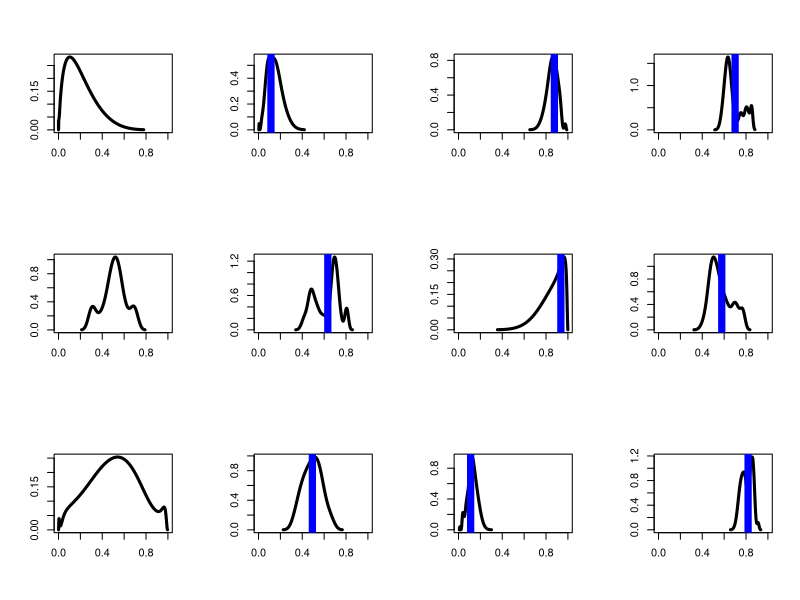

The R source for this figure: (Note: this script raises an error after producing the figure.)
wd <- "~/morphs-analysis/"
setwd(wd)

library(stats)

#for speaker1 discretization:
grid.steps = 64
grid = seq(0,1,length.out=grid.steps)
cache.index = function(v) {
  return(1+round(v*(grid.steps-1)))
}

#example items from experiment, 15 each distribution
down.examples <- c(0.04583, 0.003231, 0.07391, 0.01884, 0.00003024, 0.04158,
                   0.09081, 0.06746, 0.01949, 0.1007, 0.1633, 0.1441, 0.1655,
                   0.2697, 0.2161)
mid.examples <- c(0.31404, 0.30456, 0.39520, 0.56064, 0.49728, 0.53187, 0.55993,
                  0.47519, 0.54332, 0.48362, 0.51678, 0.44763, 0.68272, 0.61375,
                  0.69832)
unif.examples <- c(0.9730805, 0.0589135, 0.1332413, 0.5568001, 0.6201130, 0.4243146,
                   0.4176713, 0.2215742, 0.6778150, 0.6834636, 0.8716204, 0.5641932,
                   0.3503760, 0.9606276, 0.0048311)
examples <- list(down.examples, mid.examples, unif.examples)
names(examples) <- c("down", "mid", "unif")
possible.utterances = c('no-utt', 'pos', 'very pos') #probably OK since Ss see all of
#these in same page
utterance.lengths = c(0,1,3)
utterance.polarities = c(0,+1,+1)

#using r function density to find kernal density, so it's not actually continuous
kernel.granularity <- grid.steps #2^12 #how many points are calculated for the kernel density estimate
est.kernel <- function(dist, bw, adjust) {
  return(density(examples[[dist]], from=0, to=1, n=kernel.granularity,
                 kernel="gaussian", bw=bw, adjust=adjust))
}

#norms the kernel density
#takes in all the points where kernel density is estimated
make.pdf.cache <- function(kernel.est) {
  k = kernel.est$y + 0.0001
  area <- sum(k) 
  normed.dens <- k/area
  return(normed.dens)
}

#creates fn that approximates percentage of area before x
#takes in all the points where kernel density is estimated
make.cdf.cache <- function(kernel.est) {
  cumulants <- cumsum(make.pdf.cache(kernel.est))
  return(cumulants)
}


##caching. (R has strange purity on global assignments, so must use <<- to set cache)
L0.cache <- array(NA,dim = c(grid.steps,grid.steps,grid.steps,length(possible.utterances)))
S1.cache <- array(NA,dim = c(grid.steps,grid.steps,grid.steps,length(possible.utterances)))
cache.misses=0 #to track whether caching is working right.

clear.cache = function(){
  print(paste("L0 cache NAs:", length(is.na(L0.cache))))
  cache.misses<<-0
  L0.cache <<- array(NA,dim = c(grid.steps,grid.steps,grid.steps,length(possible.utterances)))
  S1.cache <<- array(NA,dim = c(grid.steps,grid.steps,grid.steps,length(possible.utterances)))
}


listener0 = function(utterance.idx, thetas.idx, degree.idx, pdf, cdf, thetaGtr) {
  
  if(is.na(L0.cache[degree.idx,thetas.idx[1],thetas.idx[2],utterance.idx])) {
    cache.misses <<- cache.misses + 1
    theta.order = !(thetaGtr & (grid[thetas.idx[1]]>=grid[thetas.idx[2]]))
    if (utterance.idx == 1) { #assume the null utterance
      L0.cache[degree.idx,thetas.idx[1],thetas.idx[2],utterance.idx] <<- theta.order* pdf[degree.idx]
    }  else if(utterance.polarities[utterance.idx] == +1) {
      theta.idx = thetas.idx[utterance.idx-1]
      utt.true = grid[degree.idx] >= grid[theta.idx]  
      true.norm = if(theta.idx==1){1} else {1-cdf[theta.idx-1]}
      L0.cache[degree.idx,thetas.idx[1],thetas.idx[2],utterance.idx] <<- theta.order* utt.true * pdf[degree.idx] / true.norm
    } else {
      theta.idx = thetas.idx[utterance.idx-1]
      theta.idx = thetas.idx[utterance.idx-1]
      utt.true = grid[degree.idx] <= grid[theta.idx] 
      true.norm = cdf[theta.idx]
      L0.cache[degree.idx,thetas.idx[1],thetas.idx[2],utterance.idx] <<- theta.order* utt.true * pdf[degree.idx] / true.norm
    }
  }
  return(L0.cache[degree.idx,thetas.idx[1],thetas.idx[2],utterance.idx])
}

speaker1 = function(thetas.idx, degree.idx, utterance.idx, alpha, utt.cost, pdf, cdf, thetaGtr) {
  
  if(is.na(S1.cache[degree.idx,thetas.idx[1],thetas.idx[2],utterance.idx])) {
    cache.misses <<- cache.misses + 1
    utt.probs = array(0,dim=c(length(possible.utterances)))
    for(i in 1:length(possible.utterances)) {
      l0 = listener0(i, thetas.idx, degree.idx, pdf, cdf, thetaGtr)
      utt.probs[i] <- (l0^alpha) * exp(-alpha * utt.cost *  utterance.lengths[i])
    }
    S1.cache[degree.idx,thetas.idx[1],thetas.idx[2],] <<- utt.probs/sum(utt.probs)
  }
  
  return(S1.cache[degree.idx,thetas.idx[1],thetas.idx[2],utterance.idx])
}

listener1 = function(utterance, alpha, utt.cost, n.samples, step.size,
                     dist, band.width, thetaGtr, adjust) {
  
  utt.idx = which(possible.utterances == utterance)
  
  kernel.est <- est.kernel(dist, band.width, adjust)
  pdf <- make.pdf.cache(kernel.est)
  cdf <- make.cdf.cache(kernel.est)
  
  dim1 <- paste('samp', 1:n.samples, sep='')
  dim2 <- c('degree', paste('theta.', possible.utterances[-1], sep=''))
  dimnames <- list(dim1, dim2)
  samples = matrix(NA, nrow=n.samples, ncol=length(possible.utterances), dimnames=dimnames)
  
  
  #scoring function, to compute (unormalized) probability of state. (should be in log domain?)
  prob.unnormed = function(state) {
    #check bounds:
    if (any(state < 0) || any(state > 1)) {return(0)}
    degree.idx = cache.index(state[1])
    thetas.idx = c(cache.index(state[2]), cache.index(state[3]))#sapply(thetas,cache.index)
    #prior for degree (thetas have unif prior):
    prior = pdf[degree.idx]
    #probbaility speaker would have said this (given state):
    likelihood = speaker1(thetas.idx, degree.idx, utt.idx, alpha, utt.cost, pdf, cdf, thetaGtr)
    return(prior*likelihood)
  }
  
  #initialize chain by rejection:
  print("initializing")
  state.prob=0
  state = runif(length(possible.utterances), 0, 1) #a degree val, and a theta for all but "no-utt"
  while(state.prob==0) {
    state = runif(length(possible.utterances), 0, 1) #a degree val, and a theta for all but "no-utt"
    state.prob = prob.unnormed(state)
  }
  samples[1,] = state
  
  #make an MH proposal, spherical gaussian on degree and thetas. 
  make.proposal = function(v) {
    perturbations = rnorm(length(v), mean = 0, sd = step.size)
    return(v + perturbations)
  }
  
  #run mcmc chain:
  print("running mcmc")
  n.proposals.accepted = 0
  for (i in 2:n.samples) {
    proposal = make.proposal(state)
    proposal.prob = prob.unnormed(proposal)
    #MH acceptance, assumes proposal is symmetric:
    if(runif(1,0,1) <= min(1, proposal.prob/state.prob)) {
      n.proposals.accepted = n.proposals.accepted + 1
      state = proposal
      state.prob = proposal.prob
    }
    samples[i,] = state
  }
  
  print("acceptance rate:")
  print(n.proposals.accepted/(n.samples-1))
  print("misses since last cache clear:")
  print(cache.misses)
  
  return(list(samples=samples, prop.accepted=n.proposals.accepted/(n.samples-1)))
}

dists <- c("down", "mid", "unif")
myapply <- function(f) {
  c(sapply(dists, function(dist) {
    return(c(sapply(possible.utterances, function(utterance) {
      return(f(dist, utterance))
    })))
  }))
}

logit <- function(v) {
  return(sapply(v, function(p) {
    return(log(p) - log(1-p))
  }))
}

logistic <- function(v) {
  return(sapply(v, function(x) {
    return(1/(1+exp(-x)))
  }))
}

#horribly messy graph function
kernel.dens.plot <- function(model.runs, label) {
  n.samples <- length(model.runs[["down"]][["no-utt"]][["samples"]][,"degree"])
  distributions <- myapply(function(d,u) {
    return(rep(d, n.samples))
  })
  modifiers <- myapply(function(d,u) {
    return(rep(u, n.samples))
  })
  mp <- myapply(function(d,u) {
    df <- model.runs[[d]][[u]]
    return(df[["samples"]][,"degree"])
  })
  mydata <- data.frame(dist=distributions, mod=modifiers, mp=mp)
  png(paste(c(label, "-kernel-dens-est.png"), collapse=""), 2200, 1500, pointsize=32)
  par(mfrow=c(3,4))
  lapply(dists, function(d) {
    f <- density(logit(examples[[d]]), kernel="gaussian", bw="sj")
    #     if (d == "unif") {
    #       xlab <- "feppiness"
    #       ylab <- "density"
    #     } else {
    xlab=""
    ylab=""
    #     }
    plot(logistic(f$x), f$y, type="l", main="", xlab=xlab, ylab=ylab, xlim=c(0,1),
         font.main=32, lwd=3)
    lapply(possible.utterances, function(m) {
      #       if (d == "unif" && m == "no-utt") {
      #         xlab <- "feppiness"
      #         ylab <- "density"
      #       } else {
      xlab=""
      ylab=""
      #       }
      samples <- mydata$mp[mydata$dist == d & mydata$mod == m]
      f <- density(logit(samples), kernel="gaussian", bw="sj")
      plot(logistic(f$x), f$y, type="l", main="", ylab=ylab, xlab=xlab, xlim=c(0,1),
           font.main=32, lwd=3)
      mu <- mean(samples)
      abline(v = mu, col="blue", lwd=7)
    })
  })
  dev.off()
}

#run model with these values of parameters
model <- function(alpha, utt.cost, thetaGtr, label, adjust) {
  n.true.samples <- 10#3000#30000 #number of samples to keep
  lag <- 5 #number of samples to skip over
  burn.in <- 10
  n.samples <- n.true.samples * lag + burn.in
  step.size <- 0.03 #note this may not be appropriate for all conditions.
  
  model.runs <- lapply(dists, function(dist) {
    clear.cache()
    return(lapply(possible.utterances, function(utterance) {
      listener1(utterance, alpha=alpha, utt.cost=utt.cost, n.samples=n.samples,
                step.size=step.size, dist=dist, band.width="SJ", thetaGtr=thetaGtr, adjust)
    }))
  })
  model.runs <- lapply(model.runs, function(run) {
    names(run) <- possible.utterances
    return(run)
  })
  names(model.runs) <- dists
  kernel.dens.plot(model.runs, label)
  
  graph.dist <- myapply(function(d,u){return(d)})
  graph.utterance <- myapply(function(d,u){return(u)})
  graph.means <- myapply(function(d,u){
    du.name <- paste(c(label, "-", d, "-", u, ".data"), collapse="")
    du.frame <- model.runs[[d]][[u]]
    #save all data
    write.table(du.frame, du.name)
    return(mean(du.frame[["samples"]][,"degree"]))
  })
  write.table(graph.means, paste(c(label, "-means.data"), collapse=""))
  graph.data <- (matrix(data=graph.means, nrow=3, ncol=3,
                        dimnames=list(c("none", "adj", "very"),
                                      c("peakedDown", "peakedMid", "uniform"))))
  png(paste(c(label, ".png"), collapse=""))
  graph.title <- paste(c("model alpha=", alpha, ", cost=", utt.cost), collapse="")
  novel.adj.bar <- barplot(as.matrix(graph.data), main=graph.title,
                           ylab="feppiness", beside=TRUE, col=rainbow(3), ylim=c(0,1))
  legend("topleft", c("wug", "feppy wug", "very feppy wug"), cex=0.6, bty="n", fill=rainbow(3));
  dev.off()
  return(graph.means)
}

timestamp <- as.character(unclass(Sys.time()))

mainDir <- wd
subDir <- paste(c("output", timestamp), collapse="")

if (!(file.exists(subDir))) {
  dir.create(file.path(mainDir, subDir))
}

time.label <- function(alpha, cost, very.len, adjust, i) {
  return(paste(c("output", timestamp, "/alpha", alpha, "_cost", cost, "_very.len", very.len,
                 "_adjust", adjust, "_run", i), collapse=""))
}

expt.means <- c(0.3774988, 0.2063296, 0.4692256, 0.6403353, 0.5309518, 0.8261740, 0.6875057, 0.5141071, 0.9364525)
#run the model with different values of free parameters
sapply(1:1, function(i) {
  sapply(c(1,5,10), function(alpha) {
    sapply(c(1), function(cost) {
      sapply(c(1,2,3,4), function(adjust) {
        model.means <- model(alpha=alpha, utt.cost=cost, thetaGtr=F,
                             label=time.label(alpha, cost, 2, adjust, i), adjust)
        print(paste("Correlation:", cor(model.means, expt.means)))
        print(paste("adjust:", adjust))
        print(paste("alpha:", alpha))
      })
    })
  })
})
